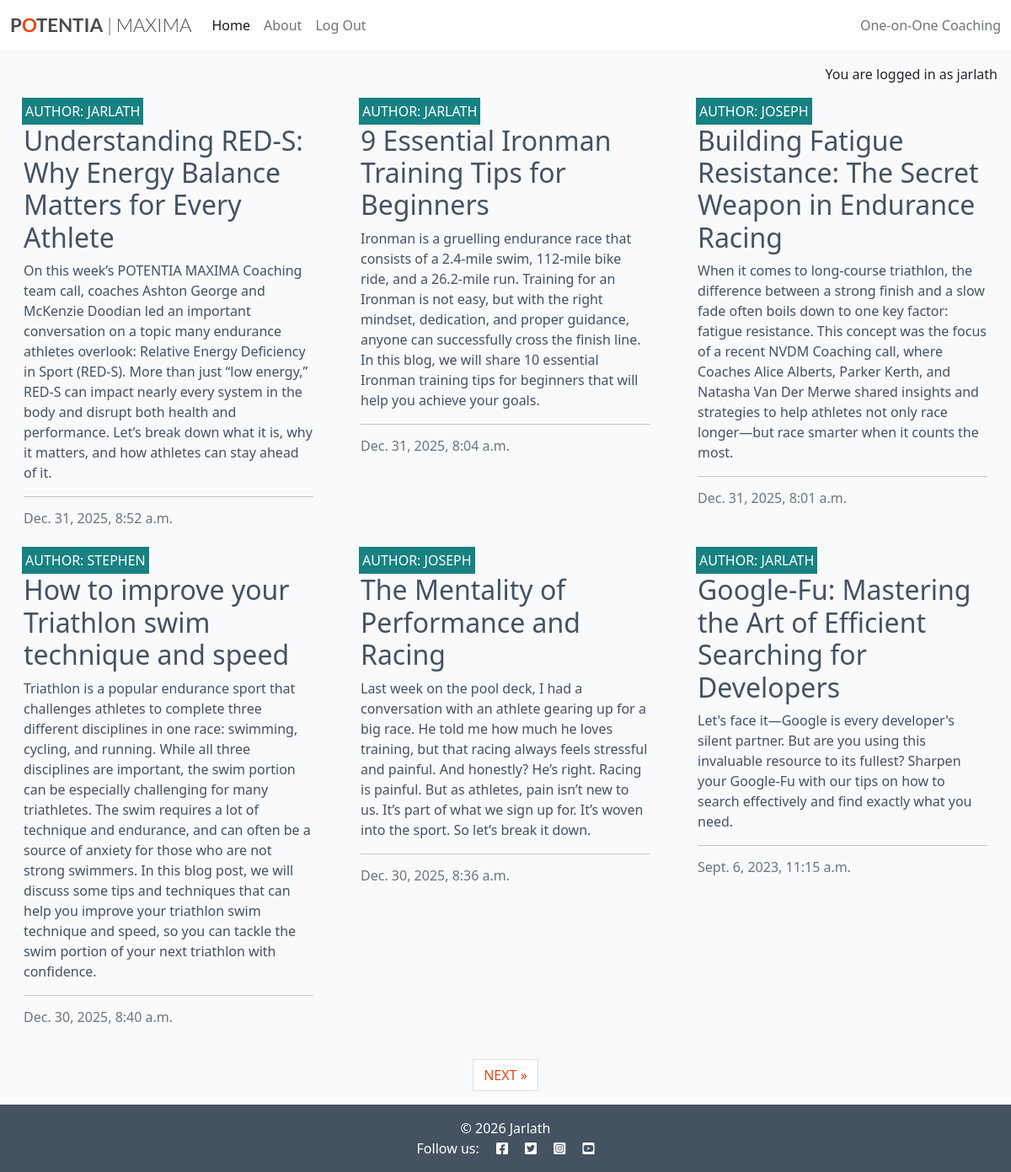
The app's page / (signed in) with its own data.
### home/models.py (models this page shows, shortened)
class CoachingPost(models.Model):
    title = models.CharField(
        max_length=200, unique=True
    )
    slug = models.SlugField(max_length=200, unique=True)
    author = models.ForeignKey(User, on_delete=models.CASCADE)
    status = models.IntegerField(choices=STATUS, default=0)
    created_on = models.DateTimeField(auto_now_add=True)
    updated_on = models.DateTimeField(auto_now=True)
    content = models.TextField()
    excerpt = models.TextField(blank=True)
    class Meta:
        ordering = ["-created_on"]

### home/views.py (the view)
# urls.py: path('', views.CoachingPostList.as_view(), name='home'),
class CoachingPostList(generic.ListView):
    template_name = "home/index.html"
    paginate_by = 6
    queryset = CoachingPost.objects.filter(status=1).order_by("-created_on")

### home/templates/home/index.html (shortened to what this page needs)
{% extends "base.html" %} {% load static %} {% block content %}
{% if user.is_authenticated %}
<div class="container-fluid">
    <div class="row">
        <div class="col-12 mt-3 left">
            <div class="row">
                {% for post in coachingpost_list %}
                <div class="col-md-4">
                    <div class="card mb-4">
                        <div class="card-body">
                            <div class="image-container">
                                <div class="image-flash">
                                    <p class="author">Author: {{ post.author }}</p>
                                </div>
                            </div>
                            <a href="{% url 'coaching_post_detail' post.slug %}" class="post-link">
                                <h2 class="card-title">{{ post.title }}</h2>
                                <p class="card-text">{{ post.excerpt }}</p>
                            </a>
                            <hr />
                            <p class="card-text text-muted h6">{{ post.created_on}}
                            </p>
                        </div>
                    </div>
                </div>
                {% if forloop.counter|divisibleby:3 %}
            </div>
            <div class="row">
                {% endif %}
                {% endfor %}
            </div>
        </div>
    </div>
    {% if is_paginated %}
    <nav aria-label="Page navigation">
        <ul class="pagination justify-content-center">
            {% if page_obj.has_next %}
            <li><a href="?page={{ page_obj.next_page_number }}" class="page-link">NEXT &raquo;</a></li>
            {% endif %}
        </ul>
    </nav>
    {% endif %}
</div>
{% endif %}
{% endblock %}
{% block copyright %}
&copy; 2026 Jarlath
{% endblock %}

### templates/base.html (shortened to what this page needs)
{% load static %}
{% url 'home' as home_url %}
{% url 'about' as about_url %}
{% url 'account_login' as login_url %}
{% url 'account_signup' as signup_url %}
{% url 'account_logout' as logout_url %}
<!DOCTYPE html>
<html class="h-100" lang="en">
<head>
    <link rel="stylesheet" href="https://cdnjs.cloudflare.com/ajax/libs/font-awesome/5.15.3/css/all.min.css">
    <link href="https://cdn.jsdelivr.net/npm/bootstrap@5.0.1/dist/css/bootstrap.min.css" rel="stylesheet"
>
    <link rel="stylesheet" href="{% static 'css/style.css' %}">
</head>
<body class="d-flex flex-column h-100 main-bg">
    <nav class="navbar navbar-expand-lg navbar-light bg-white">
        <div class="container-fluid">
            <a class="navbar-brand" href="{% url 'home' %}"><span class="brand">P<span class="red-o">O</span>TENTIA<span
                        class="thin"> | MAXIMA</span></span></a>
            <div class="collapse navbar-collapse" id="navbarText">
                <ul class="navbar-nav me-auto mb-2 mb-lg-0">
                    <li class="nav-item">
                        <a class="nav-link {% if request.path == home_url %}active{% endif %}" aria-current="page"
                            href="{% url 'home' %}">Home</a>
                    </li>
                    <li class="nav-item">
                        <a class="nav-link
                {% if request.path == about_url %}active{%endif%}" aria-current="page"
                            href="{% url 'about' %}">About</a>
                    </li>
                    {% if user.is_authenticated %}
                    <li class="nav-item">
                        <a class="nav-link {% if request.path == logout_url %}active{% endif %}" aria-current="page"
                            href="{% url 'account_logout' %}">Log Out</a>
                    </li>
                    {% endif %}
                </ul>
                <span class="navbar-text text-muted">
                    One-on-One Coaching
                </span>
            </div>
        </div>
    </nav>
    <main class="flex-shrink-0 main-bg">
        {% if user.is_authenticated %}
        <p class="text-end m-3">You are logged in as {{ user }}</p>
        {% else %}
        <p class="text-end m-3">You are not logged in</p>
        {% endif %}
        {% block content %}{% endblock content %}
    </main>
    <footer class="footer mt-auto py-3 dark-bg">
        <p class="m-0 text-center text-white">
            {% block copyright %}{% endblock copyright %}
        </p>
        <p class="m-0 text-center text-white">Follow us:
            <i class="fab fa-facebook-square ms-3"></i>
            <i class="fab fa-twitter-square ms-3"></i>
            <i class="fab fa-instagram-square ms-3"></i>
            <i class="fab fa-youtube-square ms-3"></i>
        </p>
    </footer>
</body>
</html>

### static/css/style.css (style rules this page uses)
body { background-color: #F9FAFC; }
.brand { font-family: Lato, sans-serif; font-size: 1.4rem; font-weight: 700; color: #4A4A4F; }
.red-o { color: #E84610; }
.thin { font-weight: 300; }
.dark-bg { background-color: #445261; }
.main-bg { background-color: #F9FAFC; }
.card { border: none; background-color: transparent; }
.image-container { position: relative; }
.image-flash { position: absolute; bottom: 5%; min-width: 30%; left: -2px; background-color: #188181; }
.author { color: white; margin: 4px; text-transform: uppercase; }
.post-link { text-decoration: none; color: #445261; }
.post-link:hover, .page-link { color: #E84610; }

### records on screen
CoachingPost: author "JARLATH", title "Understanding RED-S: Why Energy Balance Matters for Every Athlete", excerpt "On this week’s POTENTIA MAXIMA Coaching team call, coaches Ashton George and McKenzie Doodian led an important conversation on a topic many endurance athletes overlook: Relative Energy Deficiency in Sport (RED-S). More than just “low energy,” RED-S can impact nearly every system in the body and disrupt both health and performance. Let’s break down what it is, why it matters, and how athletes can stay ahead of it.", created_on "Dec. 31, 2025, 8:52 a.m."
CoachingPost: author "JARLATH", title "9 Essential Ironman Training Tips for Beginners", excerpt "Ironman is a gruelling endurance race that consists of a 2.4-mile swim, 112-mile bike ride, and a 26.2-mile run. Training for an Ironman is not easy, but with the right mindset, dedication, and proper guidance, anyone can successfully cross the finish line. In this blog, we will share 10 essential Ironman training tips for beginners that will help you achieve your goals.", created_on "Dec. 31, 2025, 8:04 a.m."
CoachingPost: author "JOSEPH", title "Building Fatigue Resistance: The Secret Weapon in Endurance Racing", excerpt "When it comes to long-course triathlon, the difference between a strong finish and a slow fade often boils down to one key factor: fatigue resistance. This concept was the focus of a recent NVDM Coaching call, where Coaches Alice Alberts, Parker Kerth, and Natasha Van Der Merwe shared insights and strategies to help athletes not only race longer—but race smarter when it counts the most.", created_on "Dec. 31, 2025, 8:01 a.m."
CoachingPost: author "STEPHEN", title "How to improve your Triathlon swim technique and speed", excerpt "Triathlon is a popular endurance sport that challenges athletes to complete three different disciplines in one race: swimming, cycling, and running. While all three disciplines are important, the swim portion can be especially challenging for many triathletes. The swim requires a lot of technique and endurance, and can often be a source of anxiety for those who are not strong swimmers. In this blog post, we will discuss some tips and techniques that can help you improve your triathlon swim technique and speed, so you can tackle the swim portion of your next triathlon with confidence.", created_on "Dec. 30, 2025, 8:40 a.m."
CoachingPost: author "JOSEPH", title "The Mentality of Performance and Racing", excerpt "Last week on the pool deck, I had a conversation with an athlete gearing up for a big race. He told me how much he loves training, but that racing always feels stressful and painful. And honestly? He’s right. Racing is painful. But as athletes, pain isn’t new to us. It’s part of what we sign up for. It’s woven into the sport. So let’s break it down.", created_on "Dec. 30, 2025, 8:36 a.m."
CoachingPost: author "JARLATH", title "Google-Fu: Mastering the Art of Efficient Searching for Developers", excerpt "Let's face it—Google is every developer's silent partner. But are you using this invaluable resource to its fullest? Sharpen your Google-Fu with our tips on how to search effectively and find exactly what you need.", created_on "Sept. 6, 2023, 11:15 a.m."

### other values on screen
{{ user }} "jarlath"
